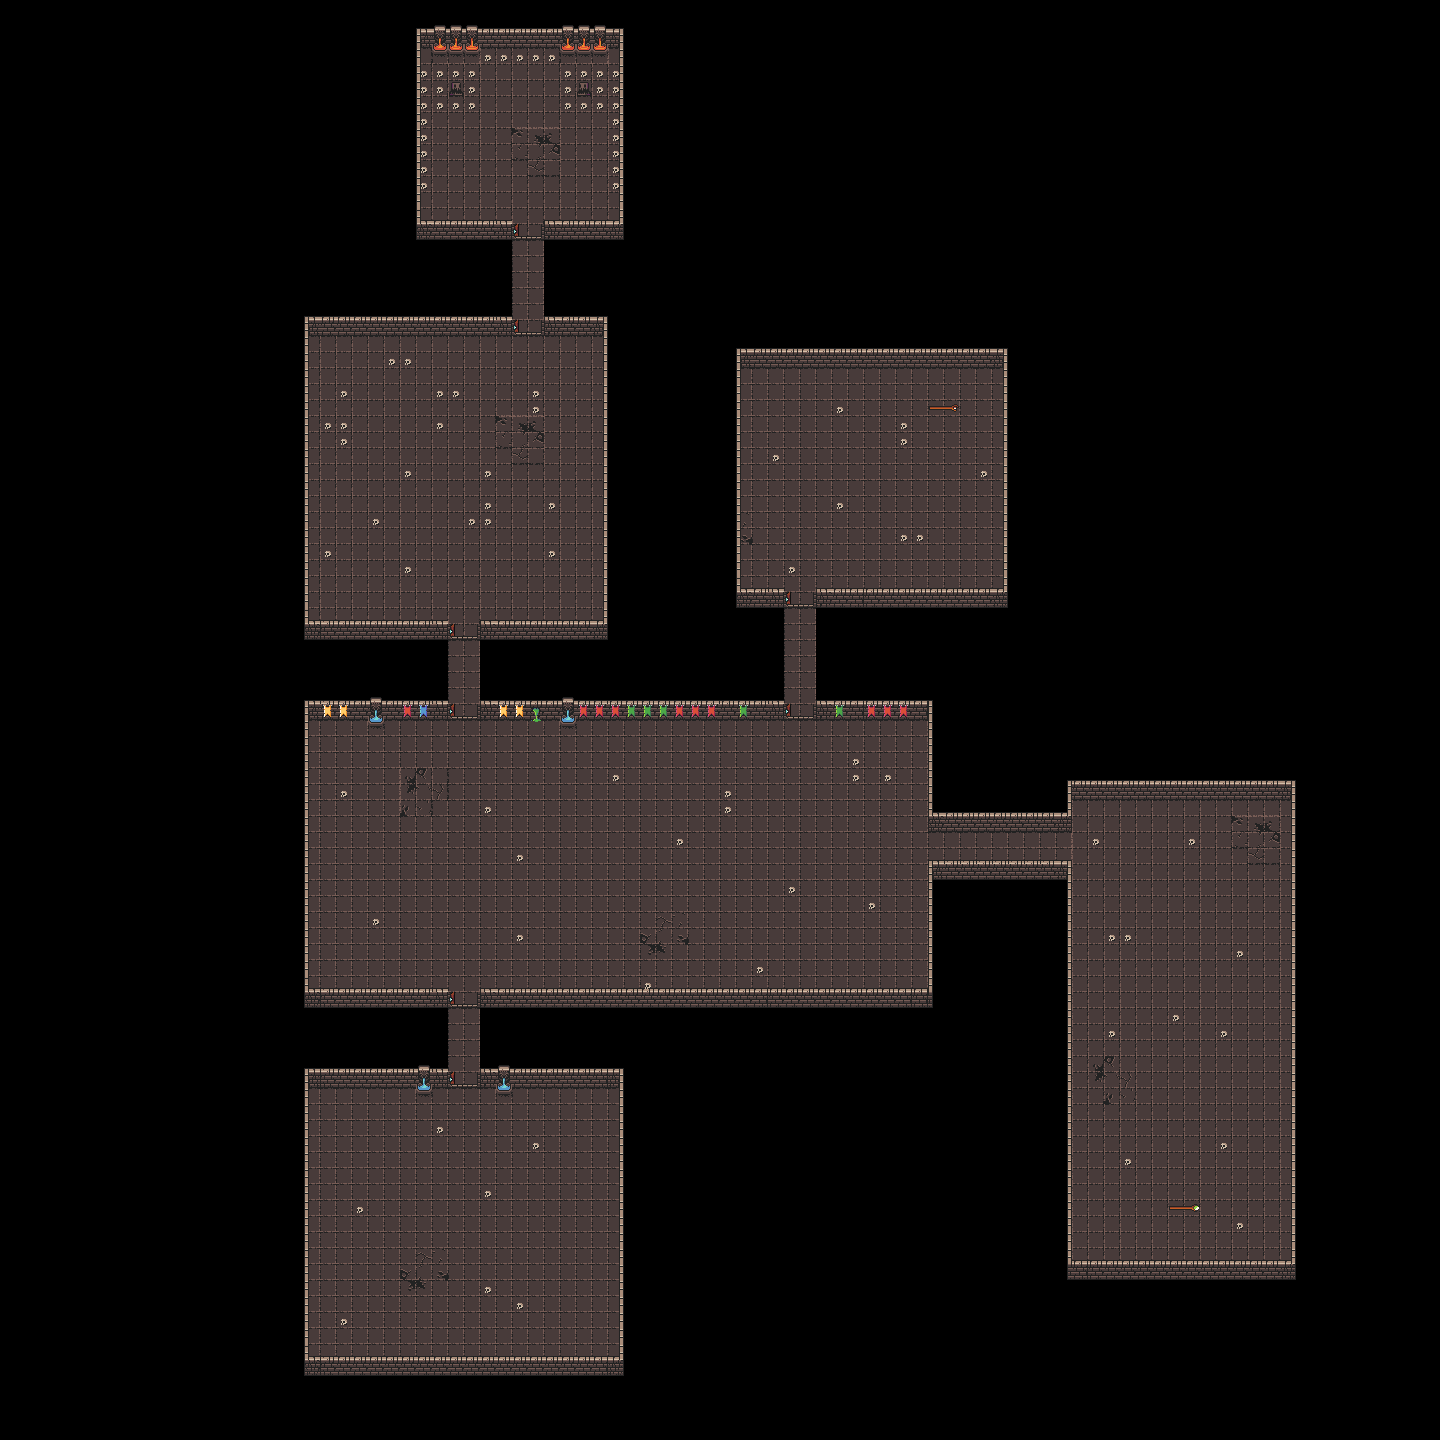

This game map was drawn from its Tiled (.tmx) file and the tilesets committed beside it. A one-line description and the trimmed map source follow:
An orthogonal 90x90 tile map with 16x16 px tiles, 3 tile layers (floor, walls, cosmetic).

<map version="1.2" tiledversion="1.3.4" orientation="orthogonal" renderorder="left-up" width="90" height="90" tilewidth="16" tileheight="16" infinite="0" nextlayerid="5" nextobjectid="1">
 <editorsettings>
  <export target="map.lua" format="lua" />
 </editorsettings>
 <tileset firstgid="1" name="tileset" tilewidth="16" tileheight="16" tilecount="1024" columns="32">
  <image source="graphics/tileset.png" width="512" height="512" />
  <tile id="40">
   <animation>
    <frame tileid="40" duration="80" />
    <frame tileid="41" duration="80" />
    <frame tileid="42" duration="80" />
    <frame tileid="43" duration="80" />
   </animation>
  </tile>
  <tile id="119">
   <animation>
    <frame tileid="119" duration="100" />
    <frame tileid="120" duration="100" />
    <frame tileid="121" duration="100" />
    <frame tileid="122" duration="100" />
   </animation>
  </tile>
  <tile id="183">
   <animation>
    <frame tileid="183" duration="100" />
    <frame tileid="184" duration="100" />
    <frame tileid="185" duration="100" />
    <frame tileid="186" duration="100" />
   </animation>
  </tile>
  <tile id="250">
   <animation>
    <frame tileid="247" duration="80" />
    <frame tileid="248" duration="80" />
    <frame tileid="249" duration="80" />
   </animation>
  </tile>
  <tile id="311">
   <animation>
    <frame tileid="311" duration="100" />
    <frame tileid="312" duration="100" />
    <frame tileid="313" duration="100" />
    <frame tileid="314" duration="100" />
   </animation>
  </tile>
  <tile id="375">
   <animation>
    <frame tileid="375" duration="100" />
    <frame tileid="376" duration="100" />
    <frame tileid="377" duration="100" />
    <frame tileid="378" duration="100" />
   </animation>
  </tile>
  <tile id="631">
   <animation>
    <frame tileid="631" duration="80" />
    <frame tileid="632" duration="80" />
    <frame tileid="633" duration="80" />
    <frame tileid="634" duration="80" />
   </animation>
  </tile>
  <tile id="695">
   <animation>
    <frame tileid="695" duration="80" />
    <frame tileid="696" duration="80" />
    <frame tileid="697" duration="80" />
   </animation>
  </tile>
 </tileset>
 <layer id="1" name="floor" width="90" height="90">
  <data>[8100 cells, 2432 non-empty, 8 distinct tile ids]</data>
 </layer>
 <layer id="2" name="walls" width="90" height="90">
  <data>[8100 cells, 708 non-empty, 26 distinct tile ids]</data>
 </layer>
 <layer id="3" name="cosmetic" width="90" height="90">
  <data>[8100 cells, 159 non-empty, 23 distinct tile ids]</data>
 </layer>
</map>
